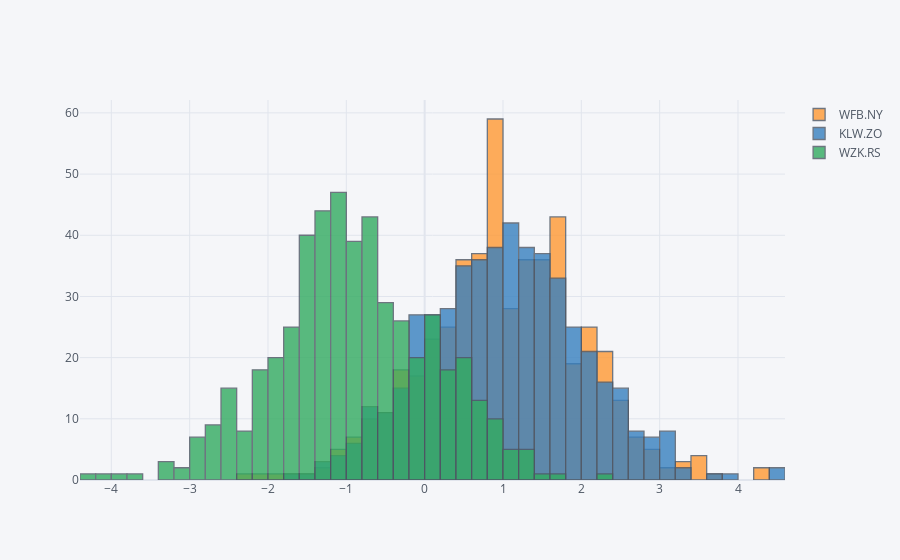

The notebook cell saved with this chart:
### Code cell
fig=cf.datagen.histogram(3).figure(kind='histogram')
cf.iplot(fig,online=False)

### Figure 1 — Plotly figure (JSON) as saved in the notebook; plotly's stock layout.template omitted (floating-point values rounded to 4 significant figures; data arrays with more than 128 entries replaced by an {"elided": "..."} marker saying what was removed)
{"data": [{"histfunc": "count", "histnorm": "", "marker": {"color": "rgba(255, 153, 51, 1.0)", "line": {"color": "#4D5663", "width": 1.3}}, "name": "WFB.NY", "opacity": 0.8, "orientation": "v", "type": "histogram", "x": {"elided": "500 float values"}}, {"histfunc": "count", "histnorm": "", "marker": {"color": "rgba(55, 128, 191, 1.0)", "line": {"color": "#4D5663", "width": 1.3}}, "name": "KLW.ZO", "opacity": 0.8, "orientation": "v", "type": "histogram", "x": {"elided": "500 float values"}}, {"histfunc": "count", "histnorm": "", "marker": {"color": "rgba(50, 171, 96, 1.0)", "line": {"color": "#4D5663", "width": 1.3}}, "name": "WZK.RS", "opacity": 0.8, "orientation": "v", "type": "histogram", "x": {"elided": "500 float values"}}], "layout": {"autosize": true, "barmode": "overlay", "legend": {"bgcolor": "#F5F6F9", "font": {"color": "#4D5663"}}, "paper_bgcolor": "#F5F6F9", "plot_bgcolor": "#F5F6F9", "title": {"font": {"color": "#4D5663"}}, "xaxis": {"autorange": true, "gridcolor": "#E1E5ED", "range": [-4.4, 4.6], "showgrid": true, "tickfont": {"color": "#4D5663"}, "title": {"font": {"color": "#4D5663"}, "text": ""}, "type": "linear", "zerolinecolor": "#E1E5ED"}, "yaxis": {"autorange": true, "gridcolor": "#E1E5ED", "range": [0, 62.11], "showgrid": true, "tickfont": {"color": "#4D5663"}, "title": {"font": {"color": "#4D5663"}, "text": ""}, "zerolinecolor": "#E1E5ED"}}}
